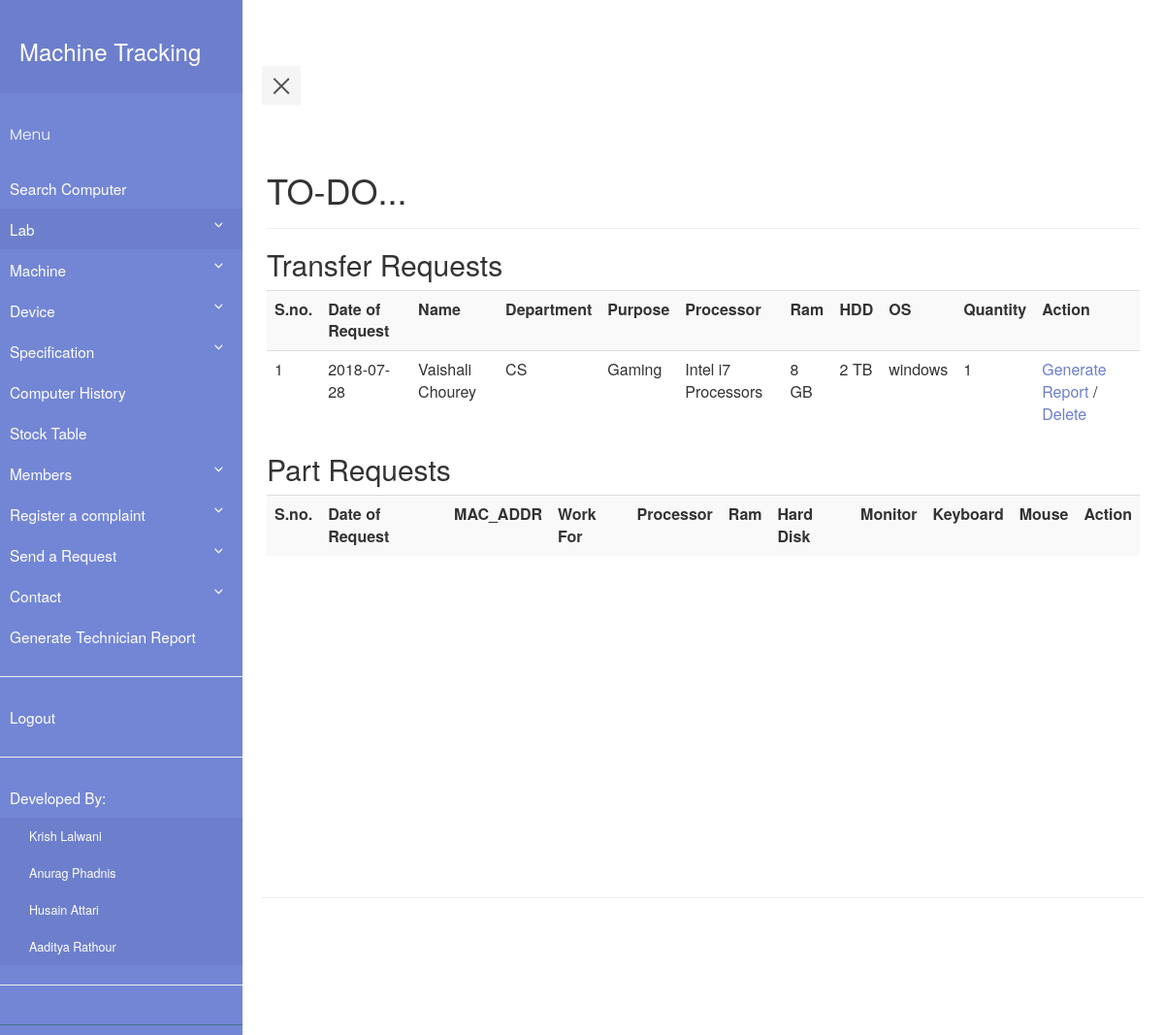
Screenshot of /homee.php (signed in) with the database file from the repository.
### tables this page shows
CREATE TABLE `transfer_request` (
  `transfer_request_id` int(11) NOT NULL,
  `date_of_request` date DEFAULT NULL,
  `name` varchar(30) DEFAULT NULL,
  `department` varchar(30) DEFAULT NULL,
  `purpose` text,
  `processor` varchar(100) DEFAULT NULL,
  `ram` varchar(10) DEFAULT NULL,
  `hdd` varchar(10) DEFAULT NULL,
  `os` varchar(20) DEFAULT NULL,
  `quantity` int(11) DEFAULT NULL
);

### homee.php (the view, shortened to what this page needs)
<?php
    require_once "pdo.php";
?>
<html>
<head>
    <link rel="stylesheet" type="text/css" href="style5.css">
    <link rel="stylesheet" type="text/css" href="https://maxcdn.bootstrapcdn.com/bootstrap/3.3.7/css/bootstrap.min.css" >
</head>
<body>
        <div class="wrapper">
         <?php if ($_SESSION['id']=='0') include "navbar.php"; else include "navbar_index.php" ;?>
           <div class="container-fluid row" id="content">
        <div class="page-header">
        <h1>TO-DO...</h1>
        </div>
        <?php
            if($_SESSION['id']=='0')
            {
                $flag=0;
                if($flag==0)
                {
                    echo "<h2>Transfer Requests</h2>";
                    $i=1;
                    $stmtread = $pdo->query("SELECT * FROM transfer_request");
                    echo ("<table class=\"table table-striped\">
                        <tr> <th>S.no.</th><th>Date of Request</th><th>Name</th><th>Department</th><th>Purpose</th><th>Processor</th><th>Ram</th><th>HDD</th><th>OS</th><th>Quantity</th><th>Action</th> </tr>");
                    while ( $row = $stmtread->fetch(PDO::FETCH_ASSOC) )
                    {
                        $stmtread2 = $pdo->prepare("SELECT * FROM system_transfer_report where trid = :trid");
                        $stmtread2->execute(array(':trid' => $row['transfer_request_id']));
                        $row2 = $stmtread2->fetch(PDO::FETCH_ASSOC);
                        if($row2=== FALSE)
                        {
                            echo ("<tr>");
                        echo ("<td>");
                        echo($i);
                        echo("</td>");
                        echo ("<td>");
                        echo(htmlentities($row['date_of_request']));
                        echo ("</td>");
                        echo ("<td>");
                        echo(htmlentities($row['name']));
                        echo ("</td>");
                        echo ("<td>");
                        echo(htmlentities($row['department']));
                        echo ("</td>");
                        echo ("<td>");
                        echo(htmlentities($row['purpose']));
                        echo ("</td>");
                        echo ("<td>");
                        echo(htmlentities($row['processor']));
                        echo ("</td>");
                        echo ("<td>");
                        echo(htmlentities($row['ram']));
                        echo ("</td>");
                        echo ("<td>");
                        echo(htmlentities($row['hdd']));
                        echo ("</td>");
                        echo ("<td>");
                        echo(htmlentities($row['os']));
                        echo ("</td>");
                        echo ("<td>");
                        echo(htmlentities($row['quantity']));
                        echo ("</td>");
                        echo ("<td>");
                        echo('<a class="link-black" href="servicerpt.php?id='.$row['transfer_request_id'].'">'. 'Generate Report' . '</a>' . ' / ' . '<a class="link-black" href="deletetr.php?tr_id='.$row['transfer_request_id'].'">'. 'Delete' . '</a>');
                        echo ("</td>");
                        $i++;
                        }
                    }
                    echo('</table>');
                }
                $stmtcnt = $pdo->query("SELECT COUNT(*) FROM complaint_book WHERE completed IS NULL AND (processor IS NOT NULL OR ram IS NOT NULL OR harddisk IS NOT NULL OR monitor IS NOT NULL OR keyboard IS NOT NULL OR mouse IS NOT NULL)");
                $row = $stmtcnt->fetch(PDO::FETCH_ASSOC);
                if($row['COUNT(*)']!=='0')
                {
                    echo "<h2>Part Requests</h2>";
                    echo ("<table class=\"table table-striped\">
                        <tr> <th>S.no.</th><th>Date of Request</th><th>MAC_ADDR</th><th>Work For</th><th>Processor</th><th>Ram</th><th>Hard Disk</th><th>Monitor</th><th>Keyboard</th><th>Mouse</th><th>Action</th> </tr>");
                    echo('</table>');
                }
            }
        ?>
</body>
</html>

### style5.css (style rules this page uses)
body { font-family: 'Poppins', sans-serif; background: #fafafa; }
.wrapper { display: flex; align-items: stretch; perspective: 1500px; }
#content { padding: 20px; min-height: 100vh; transition: all 0.3s; }
a.link-black { color: #6d7fcc; }

### rows the page displays
transfer_request: date_of_request "2018-07-28", name "Vaishali Chourey", department "CS", purpose "Gaming", processor "Intel i7 Processors", ram "8 GB", hdd "2 TB", os "windows", quantity "1"
